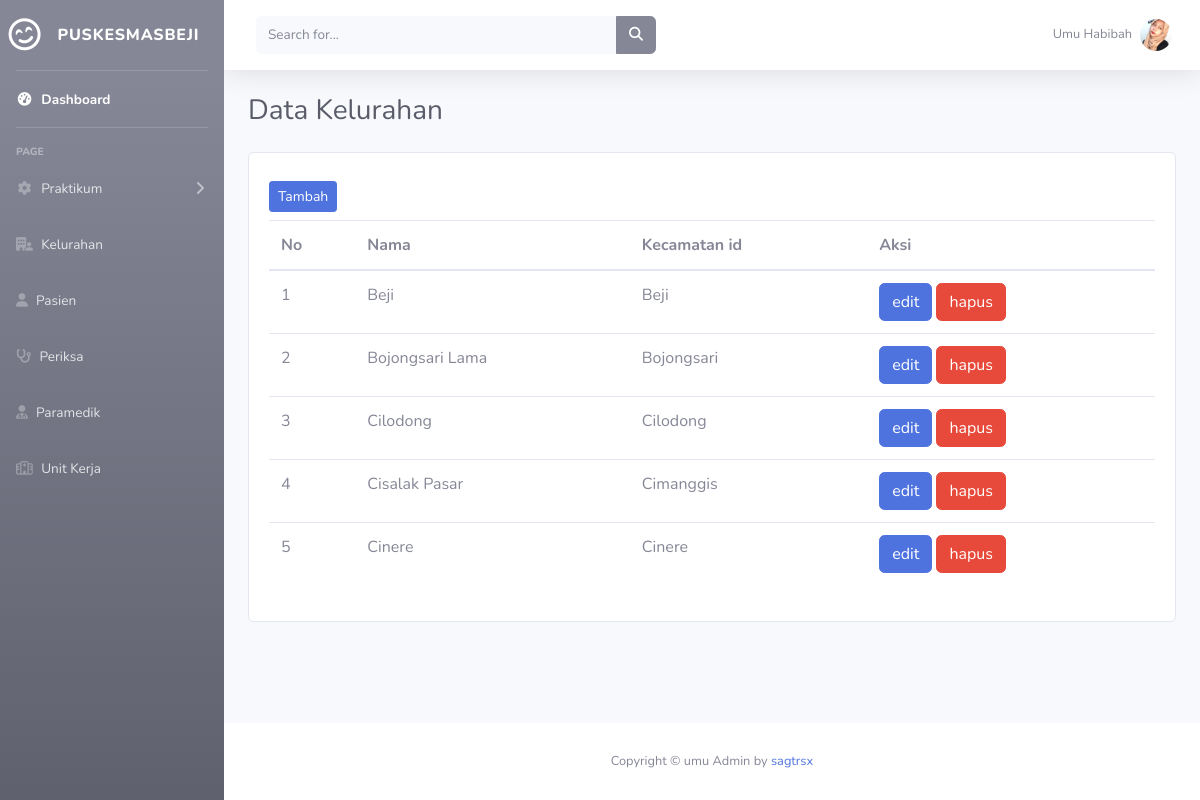
Page /admin/kelurahan/index.php on the committed database.
### tables this page shows
CREATE TABLE `kelurahan` (
  `id` int(11) NOT NULL,
  `nama` varchar(45) NOT NULL,
  `kec_id` varchar(45) NOT NULL
);

### admin/kelurahan/index.php (the view, shortened to what this page needs)
<!DOCTYPE html>
<html lang="en">
<?php
include_once('../include/meta.php');
require_once('../dbkoneksi.php');
?>
<body id="page-top">
    <div id="wrapper">
        <?php include_once('../include/header.php') ?>
        <div id="content-wrapper" class="d-flex flex-column">
            <div id="content">
                <?php include_once('../include/sidebar.php') ?>
                <div class="container-fluid">
                    <div class="d-sm-flex align-items-center justify-content-between mb-4">
                        <h1 class="h3 mb-0 text-gray-800">Data Kelurahan</h1>
                    </div>
                    <div class="row">
                        <div class="col-md-12">
                            <div class="card">
                                <div class="card-body">
                                    <a href="tambah.php" class="btn btn-primary btn-sm my-2">Tambah</a>
                                    <div class="table-responsive">
                                        <table class="table">
                                            <thead>
                                                <tr>
                                                    <th>No</th>
                                                    <th>Nama</th>
                                                    <th>Kecamatan id</th>
                                                    <th>Aksi</th>
                                                </tr>
                                            </thead>
                                            <tbody>
                                                <?php
                                                $no = 1;
                                                $sql = "SELECT * FROM kelurahan ";
                                                $stmt = $dbh->prepare($sql);
                                                $stmt->execute();
                                                $result = $stmt->fetchAll();
                                                foreach ($result as $row) { ?>
                                                    <tr>
                                                        <td><?= $no++ ?></td>
                                                        <td><?= $row['nama'] ?></td>
                                                        <td><?= $row['kec_id'] ?></td>
                                                        <td>
                                                            <a href="edit.php?id=<?= $row['id'] ?>"><button class="btn btn-primary">edit</button></a>
                                                            <a href="hapus.php?id=<?= $row['id'] ?>"><button class="btn btn-danger">hapus</button></a>
                                                        </td>
                                                    </tr>
                                                <?php }
                                                ?>
                                            </tbody>
                                        </table>
                                    </div>
                                </div>
                            </div>
                        </div>
                    </div>
                </div>
            </div>
            <?php include_once('../include/footer.php') ?>
        </div>
    </div>
</body>
</html>

### rows in the picture
kelurahan: nama "Beji", kec "Beji"
kelurahan: nama "Bojongsari Lama", kec "Bojongsari"
kelurahan: nama "Cilodong", kec "Cilodong"
kelurahan: nama "Cisalak Pasar", kec "Cimanggis"
kelurahan: nama "Cinere", kec "Cinere"
